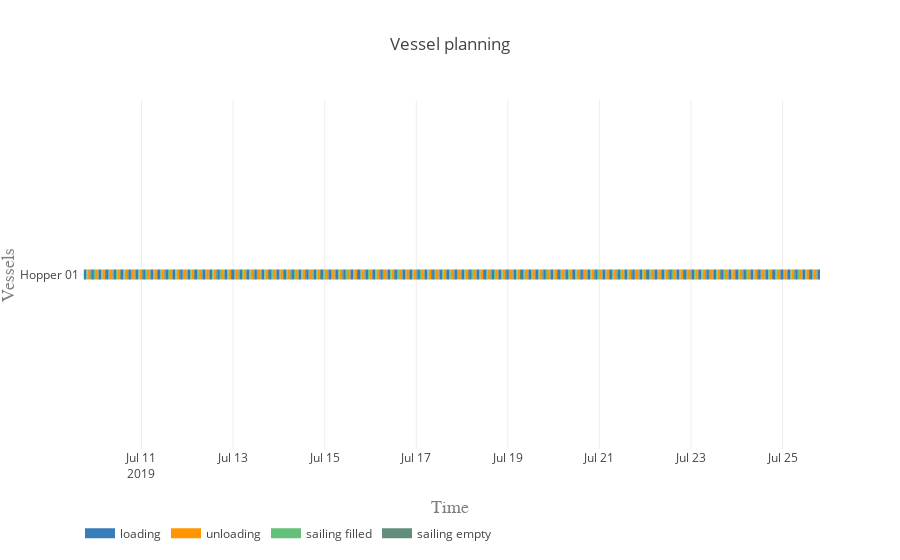

The code cell stored with this chart in its notebook:
### Markdown cell above
#### Vessel planning

### Code cell
vessels = [hopper]

activities = ['loading', 'unloading', 'sailing filled', 'sailing empty']
colors = {0:'rgb(55,126,184)', 1:'rgb(255,150,0)', 2:'rgb(98, 192, 122)', 3:'rgb(98, 141, 122)'}

plot.vessel_planning(vessels, activities, colors)

### Figure 1 — Plotly figure (JSON) as saved in the notebook; plotly's stock layout.template omitted (floating-point values rounded to 4 significant figures; data arrays with more than 128 entries replaced by an {"elided": "..."} marker saying what was removed)
{"data": [{"connectgaps": false, "hoverinfo": "y+name", "line": {"color": "rgb(55,126,184)", "width": 10}, "mode": "lines", "name": "loading", "type": "scatter", "uid": "55c06571-af17-4824-90c3-0fc15ed47d8d", "x": {"elided": "500 str values"}, "y": {"elided": "500 str values"}}, {"connectgaps": false, "hoverinfo": "y+name", "line": {"color": "rgb(255,150,0)", "width": 10}, "mode": "lines", "name": "unloading", "type": "scatter", "uid": "ab383c76-7516-4f8e-8b9a-cb052cd87231", "x": {"elided": "500 str values"}, "y": {"elided": "500 str values"}}, {"connectgaps": false, "hoverinfo": "y+name", "line": {"color": "rgb(98, 192, 122)", "width": 10}, "mode": "lines", "name": "sailing filled", "type": "scatter", "uid": "2aa9cc90-1a8f-43f2-b970-05573d943761", "x": {"elided": "500 str values"}, "y": {"elided": "500 str values"}}, {"connectgaps": false, "hoverinfo": "y+name", "line": {"color": "rgb(98, 141, 122)", "width": 10}, "mode": "lines", "name": "sailing empty", "type": "scatter", "uid": "51ce3a15-d32f-4d61-a314-3fa46e628a37", "x": {"elided": "495 str values"}, "y": {"elided": "495 str values"}}], "layout": {"hovermode": "closest", "legend": {"orientation": "h", "x": 0, "y": -0.2}, "title": "Vessel planning", "xaxis": {"range": ["2019-07-09 15:46:39", "2019-07-25 19:36:34.844910"], "title": "Time", "titlefont": {"color": "#7f7f7f", "family": "Courier New, monospace", "size": 18}}, "yaxis": {"title": "Vessels", "titlefont": {"color": "#7f7f7f", "family": "Courier New, monospace", "size": 18}}}}
